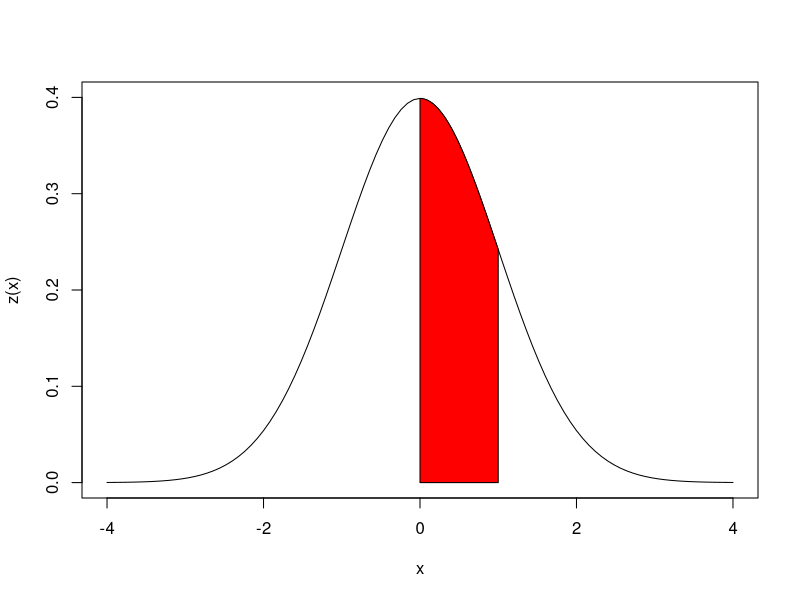

Generate this figure with R:
z<-function(x)
{
  b=(1/(sqrt(2*pi)))
  a=(exp((-(x**2)/(2))))
  return(a*b)
}
area<- function(a,b,d) {
  vx<-seq(a,b,by=d)
  v1<-c(0,vx)
  v2<-c(vx,0)
  va<-((v1+v2)/2)
  vy<-z(va)
  vy<-vy[2:(length(va)-1)]
  dx<-c()
  dx[1:length(vy)]<-d
  q<-dx*vy
  resul<-sum(q)
  return(resul)
}
Z<-function(x)
{
  if(x>0)
  {
    return(area(0,x,(x/1000)))
  }else
  {
    return(area(x,0,(-x/1000)))
  }
}
tabla<-function(a,b)
{
  enc<-seq(0,0.00009,by=0.00001)
  
  cat("Z\t")
  for(i in c(1:(length(enc)-1)))
  {
    cat(enc[i],"\t\t")
  }
  cat("\n")
  cont<-seq(a,b,by=0.0001)
  v1<-c(0,cont)
  v2<-c(cont,0)
  va<-((v1+v2)/2)
  vy<-z(va)
  vy<-vy[2:(length(va)-1)]
  draw(a,b)
  for(i in c(1:(length(cont)-1)))
  {
    if(i%%10==1)
    {
      cat("\n")
      cat(toString(format(cont[i],nsmall = 4)),"\t",toString(format(round(Z(cont[i])),nsmall = 5)),"\t")
    }
    else
    {
      cat(toString(format(round(Z(cont[i]),5),nsmall = 5)),"\t")
    }
    
    
  }
}
draw<-function(a,b)
{
 cord.x<-c(a,seq(a,b,0.00001),1)
 cord.y<-c(0,dnorm(seq(a,b,0.00001)),0)
 polygon(cord.x,cord.y,col="Red")
}
curve(z,xlim = c(-4,4),ylim=c(0,0.4))
area(-1,1,0.1)
tabla(0,1)
